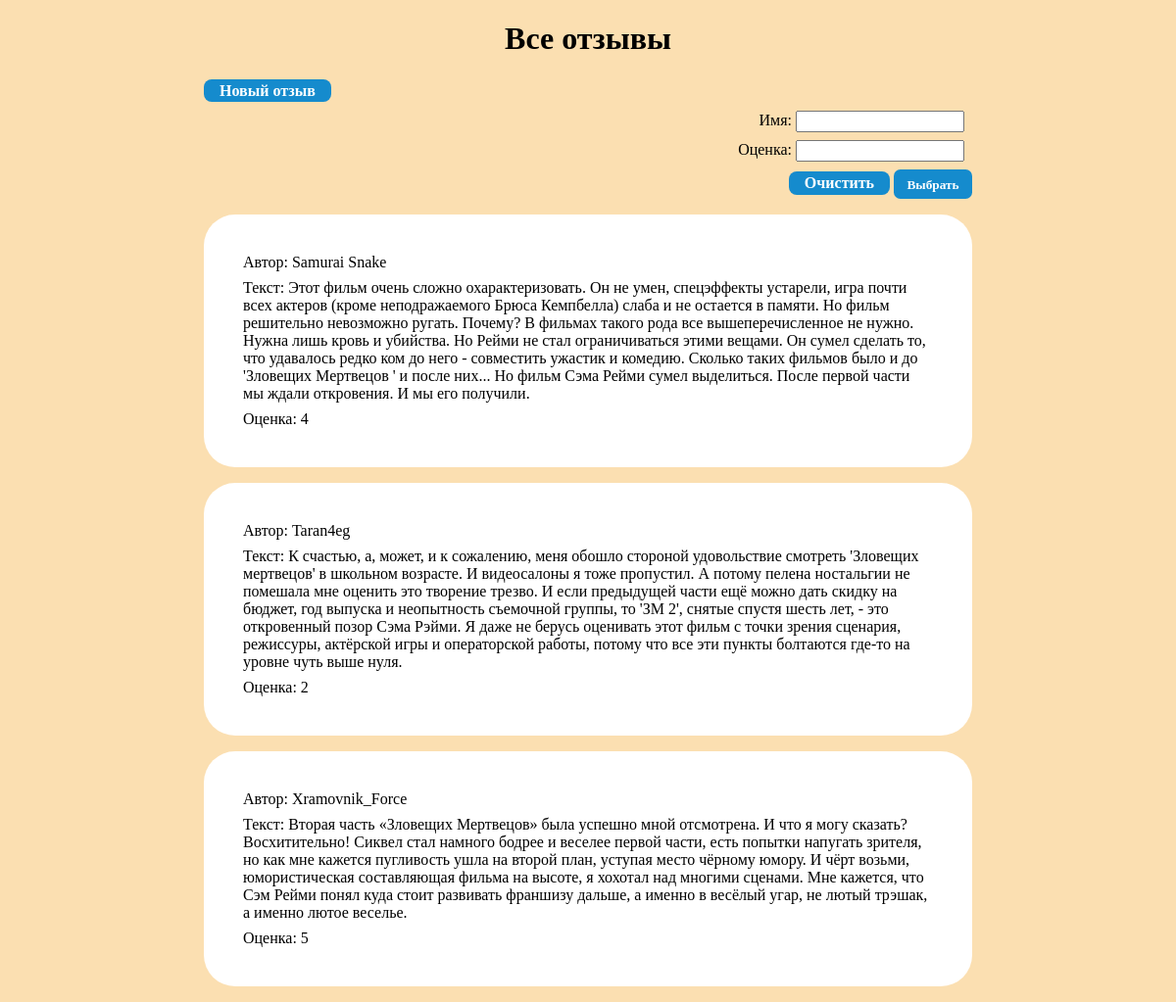
Before: / with the older database file.
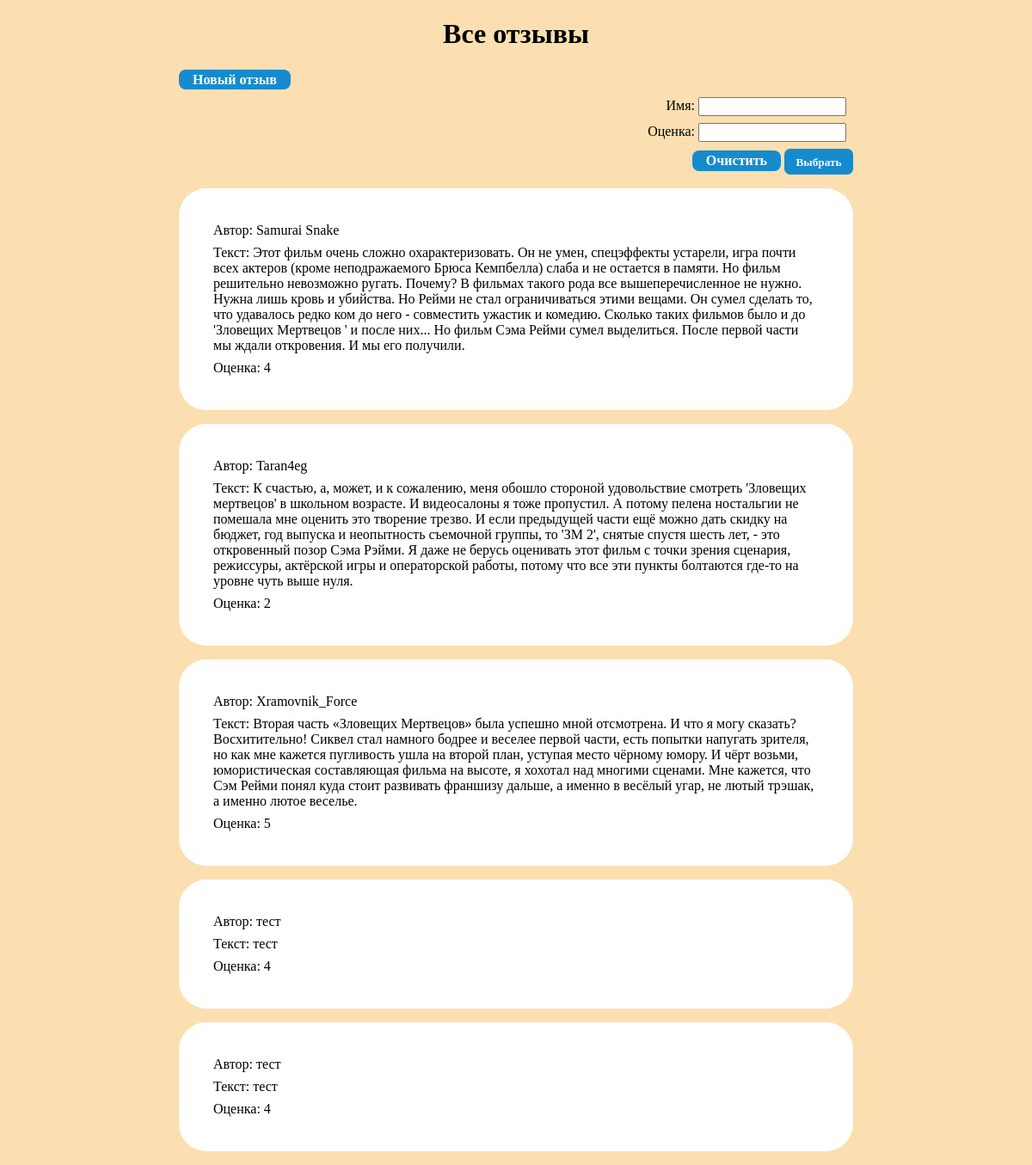
After: the same page with the newer database file.
### ReviewsApp/models.py (models this page shows, shortened)
class Review(models.Model):
    name = models.CharField(max_length=32,verbose_name='Имя')
    text = models.TextField(verbose_name='Текст')
    rate = models.IntegerField(verbose_name='Оценка', validators=[MinValueValidator(1), MaxValueValidator(5)])

### ReviewsApp/views.py (the view)
# urls.py: path('', views.ReviewsList.as_view()),
class ReviewsList(ListView):
    model = Review
    queryset = Review.objects.all()
    template_name = 'ReviewsApp/review_list.html'
    def get_context_data(self, *, object_list=None, **kwargs):
        res = super().get_context_data(object_list=None, **kwargs)
        res['form']=self.filterset.form
        return res
    def get_queryset(self):
        queryset = super().get_queryset()
        self.filterset = ReviewFilter(self.request.GET,queryset=queryset)
        return self.filterset.qs

### ReviewsApp/templates/ReviewsApp/review_list.html (shortened to what this page needs)
{% extends "base.html" %}
{% block header %}Все отзывы{% endblock header %}
{% block content %}
    <a href="{% url 'review' %}">Новый отзыв</a>
    <form align="right" method="GET" action="{% url 'list' %}">
        {{ form.as_p }}
        <a href="{% url 'list' %}">Очистить</a>
        <input type="submit" value="Выбрать">
    </form>
    <ul>
      {% for reviews in object_list %}
      <li>
          <p>Автор: {{ reviews.name }}</p>
          <p>Текст: {{ reviews.text }}</p>
          <p>Оценка: {{ reviews.rate }}</p>
      </li>
        {% empty %}
      <li>No reviews yet.</li>
        {% endfor %}
    </ul>
{% endblock content %}

Changed rows visible on the page:
added Review: name "тест", text "тест", rate "4"
added Review: name "тест", text "тест", rate "4"
